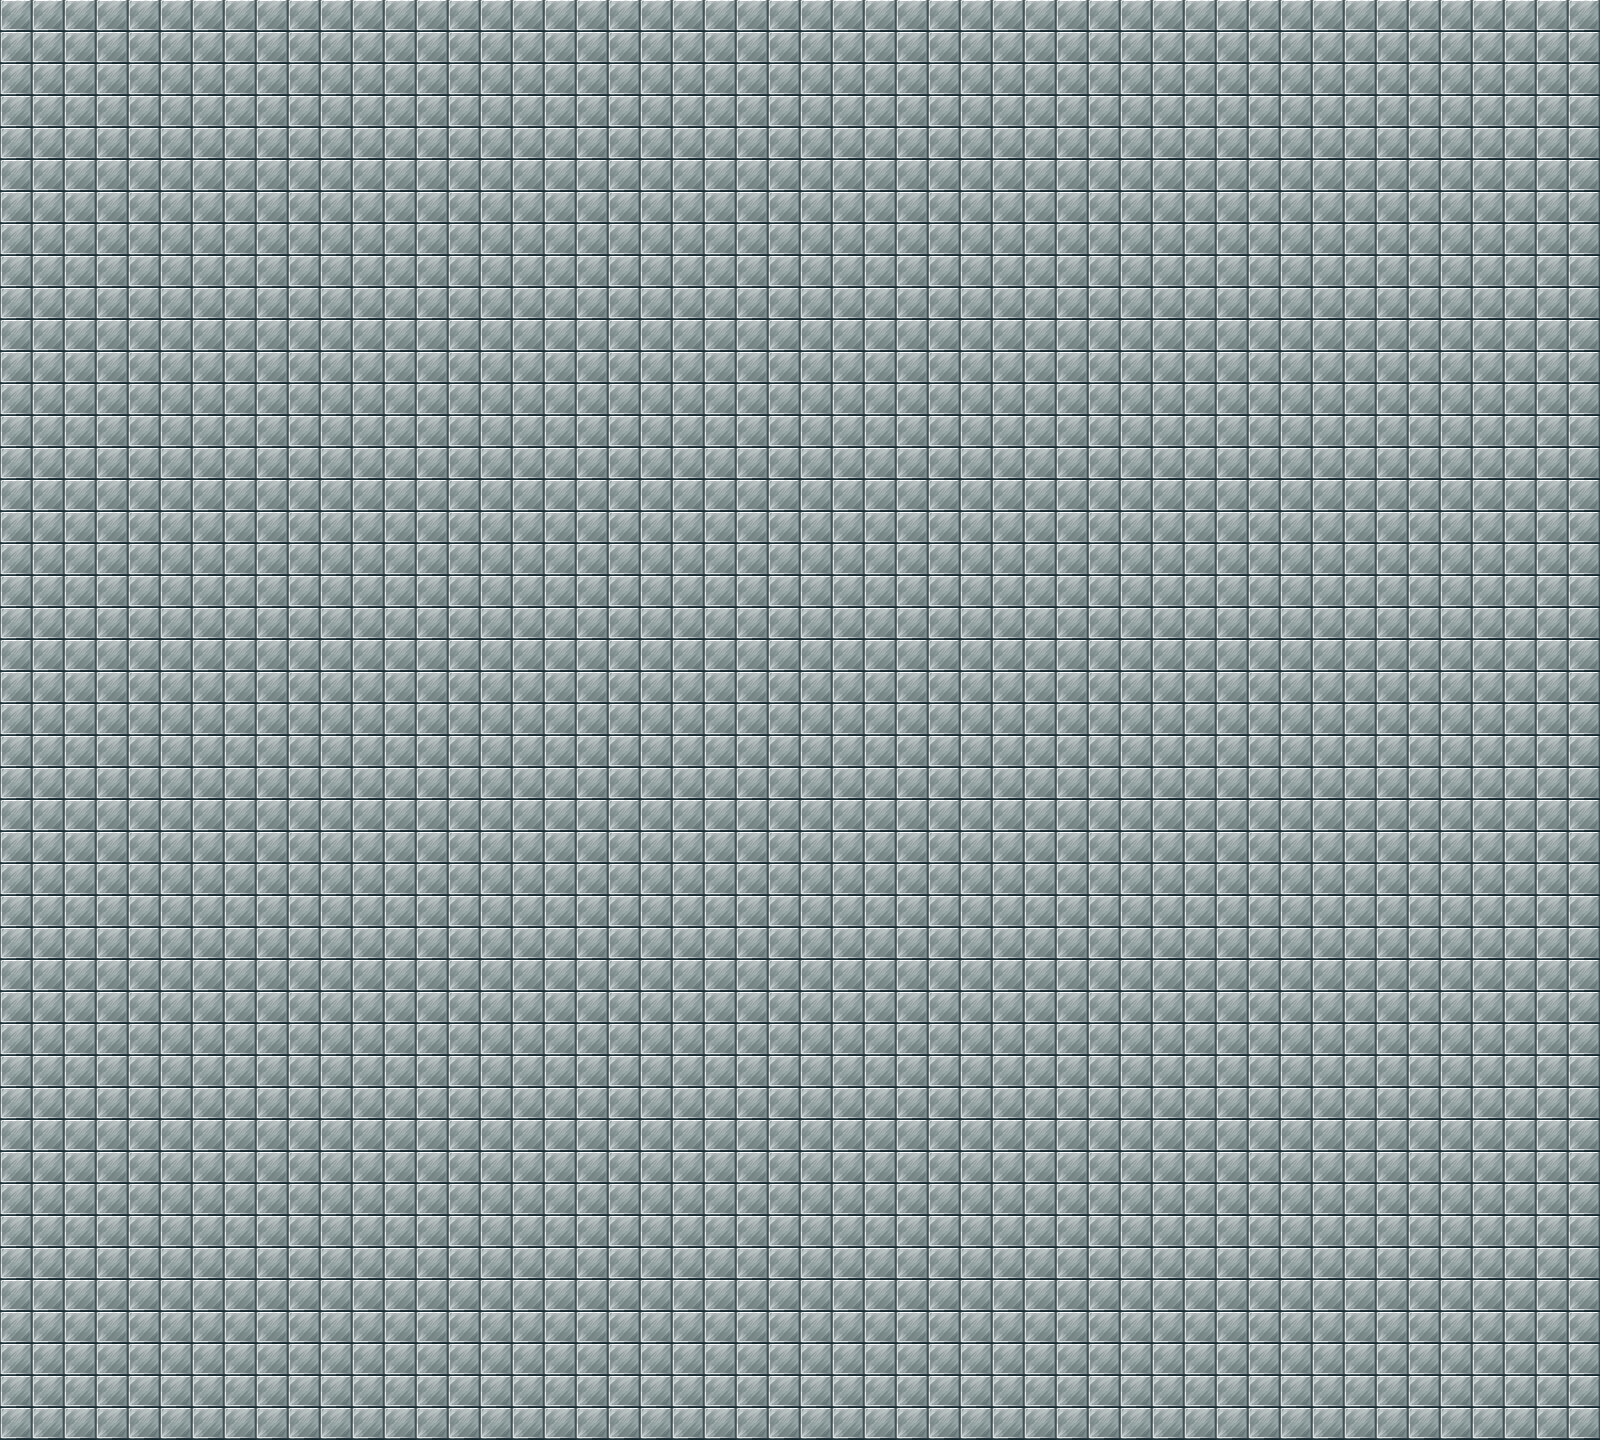

This is a level from a 2D game, rendered from its Tiled map with the project's own tilesets. A one-line summary and the complete map file follow:
An orthogonal 50x45 tile map with 32x32 px tiles, 1 tile layer (图块层 1).

<map version="1.2" tiledversion="1.3.5" orientation="orthogonal" renderorder="right-down" width="50" height="45" tilewidth="32" tileheight="32" infinite="0" nextlayerid="2" nextobjectid="1">
 <tileset firstgid="1" source="grounds2.tsx" />
 <layer id="1" name="图块层 1" width="50" height="45">
  <data encoding="csv">
95,95,95,95,95,95,95,95,95,95,95,95,95,95,95,95,95,95,95,95,95,95,95,95,95,95,95,95,95,95,95,95,95,95,95,95,95,95,95,95,95,95,95,95,95,95,95,95,95,95,
95,95,95,95,95,95,95,95,95,95,95,95,95,95,95,95,95,95,95,95,95,95,95,95,95,95,95,95,95,95,95,95,95,95,95,95,95,95,95,95,95,95,95,95,95,95,95,95,95,95,
95,95,95,95,95,95,95,95,95,95,95,95,95,95,95,95,95,95,95,95,95,95,95,95,95,95,95,95,95,95,95,95,95,95,95,95,95,95,95,95,95,95,95,95,95,95,95,95,95,95,
95,95,95,95,95,95,95,95,95,95,95,95,95,95,95,95,95,95,95,95,95,95,95,95,95,95,95,95,95,95,95,95,95,95,95,95,95,95,95,95,95,95,95,95,95,95,95,95,95,95,
95,95,95,95,95,95,95,95,95,95,95,95,95,95,95,95,95,95,95,95,95,95,95,95,95,95,95,95,95,95,95,95,95,95,95,95,95,95,95,95,95,95,95,95,95,95,95,95,95,95,
95,95,95,95,95,95,95,95,95,95,95,95,95,95,95,95,95,95,95,95,95,95,95,95,95,95,95,95,95,95,95,95,95,95,95,95,95,95,95,95,95,95,95,95,95,95,95,95,95,95,
95,95,95,95,95,95,95,95,95,95,95,95,95,95,95,95,95,95,95,95,95,95,95,95,95,95,95,95,95,95,95,95,95,95,95,95,95,95,95,95,95,95,95,95,95,95,95,95,95,95,
95,95,95,95,95,95,95,95,95,95,95,95,95,95,95,95,95,95,95,95,95,95,95,95,95,95,95,95,95,95,95,95,95,95,95,95,95,95,95,95,95,95,95,95,95,95,95,95,95,95,
95,95,95,95,95,95,95,95,95,95,95,95,95,95,95,95,95,95,95,95,95,95,95,95,95,95,95,95,95,95,95,95,95,95,95,95,95,95,95,95,95,95,95,95,95,95,95,95,95,95,
95,95,95,95,95,95,95,95,95,95,95,95,95,95,95,95,95,95,95,95,95,95,95,95,95,95,95,95,95,95,95,95,95,95,95,95,95,95,95,95,95,95,95,95,95,95,95,95,95,95,
95,95,95,95,95,95,95,95,95,95,95,95,95,95,95,95,95,95,95,95,95,95,95,95,95,95,95,95,95,95,95,95,95,95,95,95,95,95,95,95,95,95,95,95,95,95,95,95,95,95,
95,95,95,95,95,95,95,95,95,95,95,95,95,95,95,95,95,95,95,95,95,95,95,95,95,95,95,95,95,95,95,95,95,95,95,95,95,95,95,95,95,95,95,95,95,95,95,95,95,95,
95,95,95,95,95,95,95,95,95,95,95,95,95,95,95,95,95,95,95,95,95,95,95,95,95,95,95,95,95,95,95,95,95,95,95,95,95,95,95,95,95,95,95,95,95,95,95,95,95,95,
95,95,95,95,95,95,95,95,95,95,95,95,95,95,95,95,95,95,95,95,95,95,95,95,95,95,95,95,95,95,95,95,95,95,95,95,95,95,95,95,95,95,95,95,95,95,95,95,95,95,
95,95,95,95,95,95,95,95,95,95,95,95,95,95,95,95,95,95,95,95,95,95,95,95,95,95,95,95,95,95,95,95,95,95,95,95,95,95,95,95,95,95,95,95,95,95,95,95,95,95,
95,95,95,95,95,95,95,95,95,95,95,95,95,95,95,95,95,95,95,95,95,95,95,95,95,95,95,95,95,95,95,95,95,95,95,95,95,95,95,95,95,95,95,95,95,95,95,95,95,95,
95,95,95,95,95,95,95,95,95,95,95,95,95,95,95,95,95,95,95,95,95,95,95,95,95,95,95,95,95,95,95,95,95,95,95,95,95,95,95,95,95,95,95,95,95,95,95,95,95,95,
95,95,95,95,95,95,95,95,95,95,95,95,95,95,95,95,95,95,95,95,95,95,95,95,95,95,95,95,95,95,95,95,95,95,95,95,95,95,95,95,95,95,95,95,95,95,95,95,95,95,
95,95,95,95,95,95,95,95,95,95,95,95,95,95,95,95,95,95,95,95,95,95,95,95,95,95,95,95,95,95,95,95,95,95,95,95,95,95,95,95,95,95,95,95,95,95,95,95,95,95,
95,95,95,95,95,95,95,95,95,95,95,95,95,95,95,95,95,95,95,95,95,95,95,95,95,95,95,95,95,95,95,95,95,95,95,95,95,95,95,95,95,95,95,95,95,95,95,95,95,95,
95,95,95,95,95,95,95,95,95,95,95,95,95,95,95,95,95,95,95,95,95,95,95,95,95,95,95,95,95,95,95,95,95,95,95,95,95,95,95,95,95,95,95,95,95,95,95,95,95,95,
95,95,95,95,95,95,95,95,95,95,95,95,95,95,95,95,95,95,95,95,95,95,95,95,95,95,95,95,95,95,95,95,95,95,95,95,95,95,95,95,95,95,95,95,95,95,95,95,95,95,
95,95,95,95,95,95,95,95,95,95,95,95,95,95,95,95,95,95,95,95,95,95,95,95,95,95,95,95,95,95,95,95,95,95,95,95,95,95,95,95,95,95,95,95,95,95,95,95,95,95,
95,95,95,95,95,95,95,95,95,95,95,95,95,95,95,95,95,95,95,95,95,95,95,95,95,95,95,95,95,95,95,95,95,95,95,95,95,95,95,95,95,95,95,95,95,95,95,95,95,95,
95,95,95,95,95,95,95,95,95,95,95,95,95,95,95,95,95,95,95,95,95,95,95,95,95,95,95,95,95,95,95,95,95,95,95,95,95,95,95,95,95,95,95,95,95,95,95,95,95,95,
95,95,95,95,95,95,95,95,95,95,95,95,95,95,95,95,95,95,95,95,95,95,95,95,95,95,95,95,95,95,95,95,95,95,95,95,95,95,95,95,95,95,95,95,95,95,95,95,95,95,
95,95,95,95,95,95,95,95,95,95,95,95,95,95,95,95,95,95,95,95,95,95,95,95,95,95,95,95,95,95,95,95,95,95,95,95,95,95,95,95,95,95,95,95,95,95,95,95,95,95,
95,95,95,95,95,95,95,95,95,95,95,95,95,95,95,95,95,95,95,95,95,95,95,95,95,95,95,95,95,95,95,95,95,95,95,95,95,95,95,95,95,95,95,95,95,95,95,95,95,95,
95,95,95,95,95,95,95,95,95,95,95,95,95,95,95,95,95,95,95,95,95,95,95,95,95,95,95,95,95,95,95,95,95,95,95,95,95,95,95,95,95,95,95,95,95,95,95,95,95,95,
95,95,95,95,95,95,95,95,95,95,95,95,95,95,95,95,95,95,95,95,95,95,95,95,95,95,95,95,95,95,95,95,95,95,95,95,95,95,95,95,95,95,95,95,95,95,95,95,95,95,
95,95,95,95,95,95,95,95,95,95,95,95,95,95,95,95,95,95,95,95,95,95,95,95,95,95,95,95,95,95,95,95,95,95,95,95,95,95,95,95,95,95,95,95,95,95,95,95,95,95,
95,95,95,95,95,95,95,95,95,95,95,95,95,95,95,95,95,95,95,95,95,95,95,95,95,95,95,95,95,95,95,95,95,95,95,95,95,95,95,95,95,95,95,95,95,95,95,95,95,95,
95,95,95,95,95,95,95,95,95,95,95,95,95,95,95,95,95,95,95,95,95,95,95,95,95,95,95,95,95,95,95,95,95,95,95,95,95,95,95,95,95,95,95,95,95,95,95,95,95,95,
95,95,95,95,95,95,95,95,95,95,95,95,95,95,95,95,95,95,95,95,95,95,95,95,95,95,95,95,95,95,95,95,95,95,95,95,95,95,95,95,95,95,95,95,95,95,95,95,95,95,
95,95,95,95,95,95,95,95,95,95,95,95,95,95,95,95,95,95,95,95,95,95,95,95,95,95,95,95,95,95,95,95,95,95,95,95,95,95,95,95,95,95,95,95,95,95,95,95,95,95,
95,95,95,95,95,95,95,95,95,95,95,95,95,95,95,95,95,95,95,95,95,95,95,95,95,95,95,95,95,95,95,95,95,95,95,95,95,95,95,95,95,95,95,95,95,95,95,95,95,95,
95,95,95,95,95,95,95,95,95,95,95,95,95,95,95,95,95,95,95,95,95,95,95,95,95,95,95,95,95,95,95,95,95,95,95,95,95,95,95,95,95,95,95,95,95,95,95,95,95,95,
95,95,95,95,95,95,95,95,95,95,95,95,95,95,95,95,95,95,95,95,95,95,95,95,95,95,95,95,95,95,95,95,95,95,95,95,95,95,95,95,95,95,95,95,95,95,95,95,95,95,
95,95,95,95,95,95,95,95,95,95,95,95,95,95,95,95,95,95,95,95,95,95,95,95,95,95,95,95,95,95,95,95,95,95,95,95,95,95,95,95,95,95,95,95,95,95,95,95,95,95,
95,95,95,95,95,95,95,95,95,95,95,95,95,95,95,95,95,95,95,95,95,95,95,95,95,95,95,95,95,95,95,95,95,95,95,95,95,95,95,95,95,95,95,95,95,95,95,95,95,95,
95,95,95,95,95,95,95,95,95,95,95,95,95,95,95,95,95,95,95,95,95,95,95,95,95,95,95,95,95,95,95,95,95,95,95,95,95,95,95,95,95,95,95,95,95,95,95,95,95,95,
95,95,95,95,95,95,95,95,95,95,95,95,95,95,95,95,95,95,95,95,95,95,95,95,95,95,95,95,95,95,95,95,95,95,95,95,95,95,95,95,95,95,95,95,95,95,95,95,95,95,
95,95,95,95,95,95,95,95,95,95,95,95,95,95,95,95,95,95,95,95,95,95,95,95,95,95,95,95,95,95,95,95,95,95,95,95,95,95,95,95,95,95,95,95,95,95,95,95,95,95,
95,95,95,95,95,95,95,95,95,95,95,95,95,95,95,95,95,95,95,95,95,95,95,95,95,95,95,95,95,95,95,95,95,95,95,95,95,95,95,95,95,95,95,95,95,95,95,95,95,95,
95,95,95,95,95,95,95,95,95,95,95,95,95,95,95,95,95,95,95,95,95,95,95,95,95,95,95,95,95,95,95,95,95,95,95,95,95,95,95,95,95,95,95,95,95,95,95,95,95,95
</data>
 </layer>
</map>
